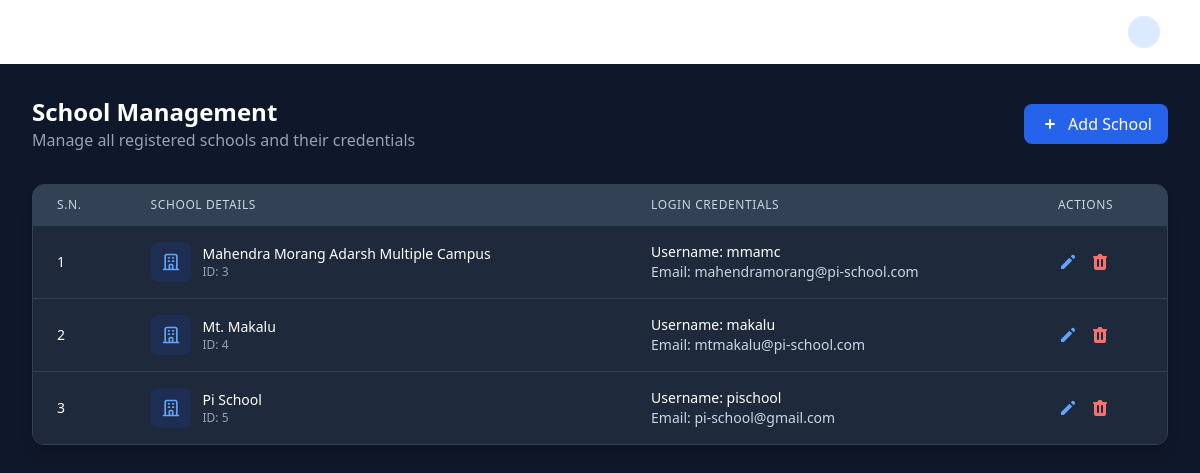
/school/list/, run on the app's committed database.
### users/models.py (models this page shows, shortened)
class School(models.Model):
    name = models.CharField(max_length=100, unique=True)
    created_at = models.DateTimeField(auto_now_add=True)

class CustomUser(AbstractUser):
    school = models.ForeignKey(School, on_delete=models.CASCADE, null=True, blank=True)
    is_school_admin = models.BooleanField(default=False)
    is_teacher = models.BooleanField(default=False)
    is_student = models.BooleanField(default=False)

### superadmin/views.py (the view)
# urls.py: path('school/list/', school_list, name='school_list'),
def school_list(request):
    schools = School.objects.prefetch_related(
        Prefetch(
            'customuser_set',
            queryset=CustomUser.objects.filter(is_school_admin=True),
            to_attr='admin_users'
        )
    ).all()
    context = {
        'schools': schools,
    }
    return render(request, 'superadmin/school_list.html', context)

### superadmin/templates/superadmin/school_list.html (shortened to what this page needs)
{% extends "dashboard/base.html" %}
{% block content %}
<div class="mx-auto px-8 py-8 bg-slate-900 min-h-screen">
  <div class="flex justify-between items-center mb-8">
    <div>
      <h1 class="text-2xl font-bold text-white">School Management</h1>
      <p class="text-slate-400">Manage all registered schools and their credentials</p>
    </div>
    <button onclick="toggleAddSchoolForm()"
            class="flex items-center gap-2 bg-blue-600 hover:bg-blue-500 text-white px-4 py-2 rounded-lg transition">
      <svg xmlns="http://www.w3.org/2000/svg" class="h-5 w-5" viewBox="0 0 20 20" fill="currentColor">
        <path fill-rule="evenodd" d="M10 5a1 1 0 011 1v3h3a1 1 0 110 2h-3v3a1 1 0 11-2 0v-3H6a1 1 0 110-2h3V6a1 1 0 011-1z" clip-rule="evenodd" />
      </svg>
      Add School
    </button>
  </div>
  <div class="bg-slate-800 rounded-xl shadow-lg overflow-hidden border border-slate-700">
    <div class="overflow-x-auto">
      <table class="min-w-full divide-y divide-slate-700">
        <thead class="bg-slate-700">
          <tr>
            <th class="px-6 py-3 text-left text-xs font-medium text-slate-300 uppercase tracking-wider">S.N.</th>
            <th class="px-6 py-3 text-left text-xs font-medium text-slate-300 uppercase tracking-wider">School Details</th>
            <th class="px-6 py-3 text-left text-xs font-medium text-slate-300 uppercase tracking-wider">Login Credentials</th>
            <th class="px-6 py-3 text-left text-xs font-medium text-slate-300 uppercase tracking-wider">Actions</th>
          </tr>
        </thead>
        <tbody class="bg-slate-800 divide-y divide-slate-700">
          {% for school in schools %}
          <tr class="hover:bg-slate-700/50 transition">
            <td class="px-6 py-4 whitespace-nowrap text-sm font-medium text-white">{{ forloop.counter }}</td>
            <td class="px-6 py-4">
              <div class="flex items-center gap-3">
                <div class="h-10 w-10 rounded-lg bg-blue-900/30 flex items-center justify-center">
                </div>
                <div>
                  <p class="text-sm font-medium text-white">{{ school.name }}</p>
                  <p class="text-xs text-slate-400">ID: {{ school.id }}</p>
                </div>
              </div>
            </td>
            <td class="px-6 py-4">
              <div>
                {% if school.admin_users %}
                <p class="text-sm text-white"><span class="font-medium">Username:</span> {{ school.admin_users.0.username }}</p>
                <p class="text-sm text-slate-300"><span class="font-medium">Email:</span> {{ school.admin_users.0.email }}</p>
                {% else %}
                <p class="text-sm text-red-400">No admin assigned</p>
                {% endif %}
              </div>
            </td>
            <td class="px-6 py-4 whitespace-nowrap">
              <div class="flex gap-3">
                <button onclick="showEditModal('{{ school.id }}', '{{ school.name }}', '{{ school.user.email }}', '{{ school.user.username }}')"
                        class="text-blue-400 hover:text-blue-300 transition">
                  <svg xmlns="http://www.w3.org/2000/svg" class="h-5 w-5" viewBox="0 0 20 20" fill="currentColor">
                    <path d="M13.586 3.586a2 2 0 112.828 2.828l-.793.793-2.828-2.828.793-.793zM11.379 5.793L3 14.172V17h2.828l8.38-8.379-2.83-2.828z" />
                  </svg>
                </button>
                <button onclick="showDeleteModal('{{ school.id }}')"
                        class="text-red-400 hover:text-red-300 transition">
                </button>
              </div>
            </td>
          </tr>
          {% endfor %}
        </tbody>
      </table>
    </div>
  </div>
</div>
{% endblock %}

### data on the page
School: name "Mahendra Morang Adarsh Multiple Campus", id "3", admin_users.0.username "mmamc", admin_users.0.email "mahendramorang@pi-school.com"
School: name "Mt. Makalu", id "4", admin_users.0.username "makalu", admin_users.0.email "mtmakalu@pi-school.com"
School: name "Pi School", id "5", admin_users.0.username "pischool", admin_users.0.email "pi-school@gmail.com"
